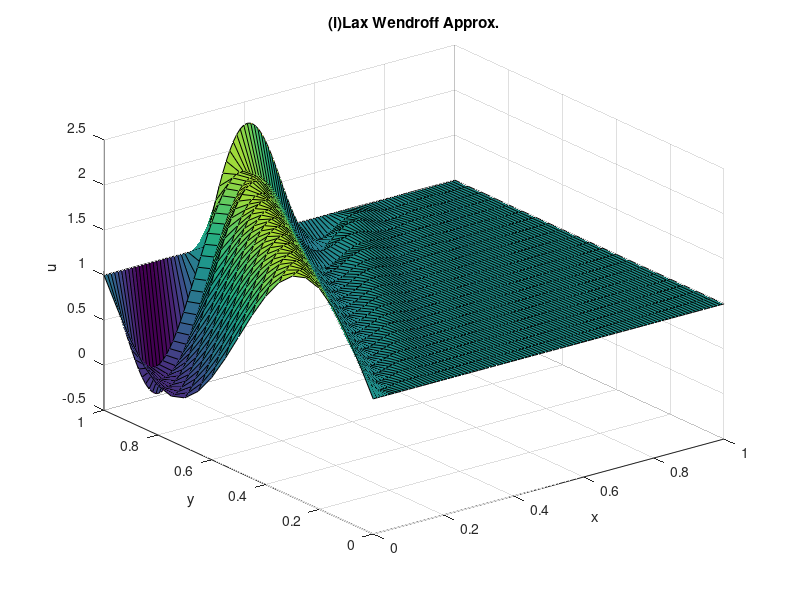
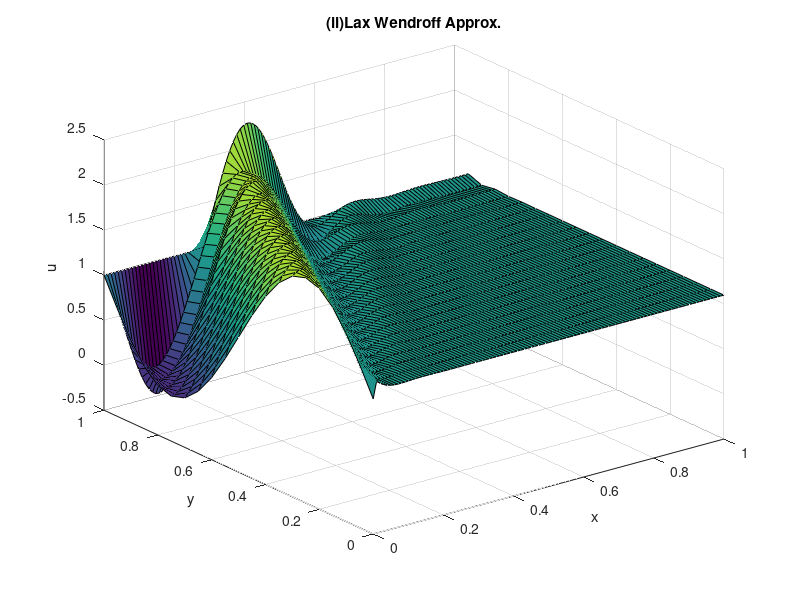
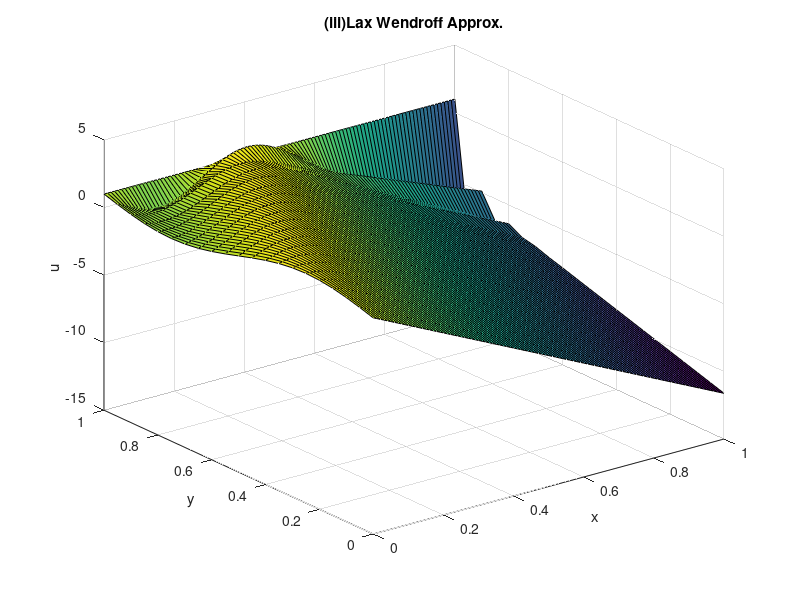
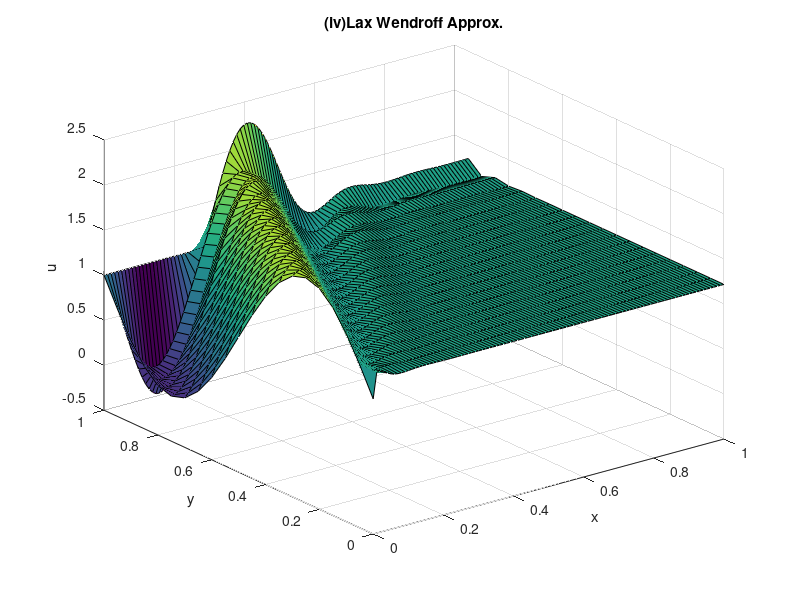

Write the MATLAB code that produced these figures, in order.
clear all;
clc;

h=0.05;
k=0.01;
xa=0;
xb=1;
ta=0;
tb=1;
x=[xa:h:xb];
t=[ta:k:tb];
nx=(xb-xa)/h+1; %no of nodal points in x-axis
nt=(tb-ta)/k+1;
lambda=k/h;
a=2;
u=zeros(nx,nt);
%icf
icf=@(x) 1 + sin(2*pi*x);
bc_xa=@(x)1;
bc_xb=@(x)1;
u(:,1)=icf(x);
u(1,:)=bc_xa(t);
u(nx,:)=bc_xb(t);

for j=2:nt
for i=2:nx-1
        u(i,j)=u(i,j-1) - a*lambda*(u(i+1,j-1)-u(i-1,j-1))/2 + lambda*lambda*a*a*(u(i+1,j-1) - 2*u(i,j-1) + u(i-1,j-1))/2; ;
end
end
[X,Y]=meshgrid(t,x);
figure
surf(X,Y,u);
xlabel('x');
ylabel('y');
zlabel('u');
title('(i)Lax Wendroff Approx.');


%b
clear all;
clc;

h=0.05;
k=0.01;
xa=0;
xb=1;
ta=0;
tb=1;
x=[xa:h:xb];
t=[ta:k:tb];
nx=(xb-xa)/h+1; %no of nodal points in x-axis
nt=(tb-ta)/k+1;
lambda=k/h;
a=2;
u=zeros(nx,nt);
%icf
icf=@(x) 1 + sin(2*pi*x);
bc_xa=@(x)1;
bc_xb=@(x)1;
u(:,1)=icf(x);
u(1,1)=1;
u(nx,:)=bc_xb(t);

for j=2:nt
    for i=2:nx-1
        u(i,j)=u(i,j-1) - a*lambda*(u(i+1,j-1)-u(i-1,j-1))/2 + lambda*lambda*a*a*(u(i+1,j-1) - 2*u(i,j-1) + u(i-1,j-1))/2; 
    end
    u(1,j)=u(2,j);
end
[X,Y]=meshgrid(t,x);
figure
surf(X,Y,u);
xlabel('x');
ylabel('y');
zlabel('u');
title('(ii)Lax Wendroff Approx.');


%c
clear all;
clc;

h=0.05;
k=0.01;
xa=0;
xb=1;
ta=0;
tb=1;
x=[xa:h:xb];
t=[ta:k:tb];
nx=(xb-xa)/h+1; %no of nodal points in x-axis
nt=(tb-ta)/k+1;
lambda=k/h;
a=2;
u=zeros(nx,nt);
%icf
icf=@(x) 1 + sin(2*pi*x);
bc_xa=@(x)1;
bc_xb=@(x)1;
u(:,1)=icf(x);
u(1,1)=1;
u(nx,:)=bc_xb(t);

for j=2:nt
    for i=2:nx-1
        u(i,j)=u(i,j-1) - a*lambda*(u(i+1,j-1)-u(i-1,j-1))/2 + lambda*lambda*a*a*(u(i+1,j-1) - 2*u(i,j-1) + u(i-1,j-1))/2;
    end
    u(1,j)=u(1,j-1) - a*lambda*(u(2,j-1) - u(1,j-1));
end
[X,Y]=meshgrid(t,x);
figure
surf(X,Y,u);
xlabel('x');
ylabel('y');
zlabel('u');
title('(iii)Lax Wendroff Approx.');


%d
clear all;
clc;

h=0.05;
k=0.01;
xa=0;
xb=1;
ta=0;
tb=1;
x=[xa:h:xb];
t=[ta:k:tb];
nx=(xb-xa)/h+1; %no of nodal points in x-axis
nt=(tb-ta)/k+1;
lambda=k/h;
a=2;
u=zeros(nx,nt);
%icf
icf=@(x) 1 + sin(2*pi*x);
bc_xa=@(x)1;
bc_xb=@(x)1;
u(:,1)=icf(x);
u(1,1)=1;
u(nx,:)=bc_xb(t);

for j=2:nt
    for i=2:nx-1
        u(i,j)=u(i,j-1) - a*lambda*(u(i+1,j-1)-u(i-1,j-1))/2 + lambda*lambda*a*a*(u(i+1,j-1) - 2*u(i,j-1) + u(i-1,j-1))/2; ;
    end
    
    u(1,j)=(u(1,j-1) + u(2,j-1) + a*lambda*(u(2,j-1) - u(1,j-1)) - u(2,j)*(1+a*lambda))/(1-a*lambda);
end
[X,Y]=meshgrid(t,x);
figure
surf(X,Y,u);
xlabel('x');
ylabel('y');
zlabel('u');
title('(iv)Lax Wendroff Approx.');